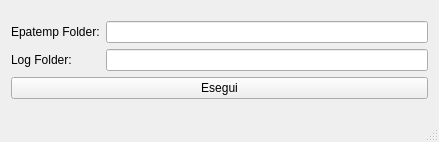
<?xml version="1.0" encoding="UTF-8"?>
<ui version="4.0">
 <class>Alberto</class>
 <widget class="QMainWindow" name="Alberto">
  <property name="geometry">
   <rect>
    <x>0</x>
    <y>0</y>
    <width>439</width>
    <height>142</height>
   </rect>
  </property>
  <property name="windowTitle">
   <string>Alberto</string>
  </property>
  <widget class="QWidget" name="centralWidget">
   <layout class="QVBoxLayout" name="verticalLayout_3">
    <item>
     <layout class="QVBoxLayout" name="verticalLayout_2">
      <item>
       <layout class="QGridLayout" name="gridLayout">
        <item row="0" column="0">
         <widget class="QLabel" name="label">
          <property name="text">
           <string>Epatemp Folder:</string>
          </property>
         </widget>
        </item>
        <item row="0" column="1">
         <widget class="QLineEdit" name="lineEdit"/>
        </item>
        <item row="1" column="0">
         <widget class="QLabel" name="label_2">
          <property name="text">
           <string>Log Folder: </string>
          </property>
         </widget>
        </item>
        <item row="1" column="1">
         <widget class="QLineEdit" name="lineEdit_2"/>
        </item>
       </layout>
      </item>
      <item>
       <widget class="QPushButton" name="pushButton">
        <property name="text">
         <string>Esegui</string>
        </property>
       </widget>
      </item>
     </layout>
    </item>
   </layout>
  </widget>
  <widget class="QStatusBar" name="statusBar"/>
 </widget>
 <layoutdefault spacing="6" margin="11"/>
 <tabstops>
  <tabstop>lineEdit</tabstop>
  <tabstop>lineEdit_2</tabstop>
 </tabstops>
 <resources/>
 <connections/>
</ui>
